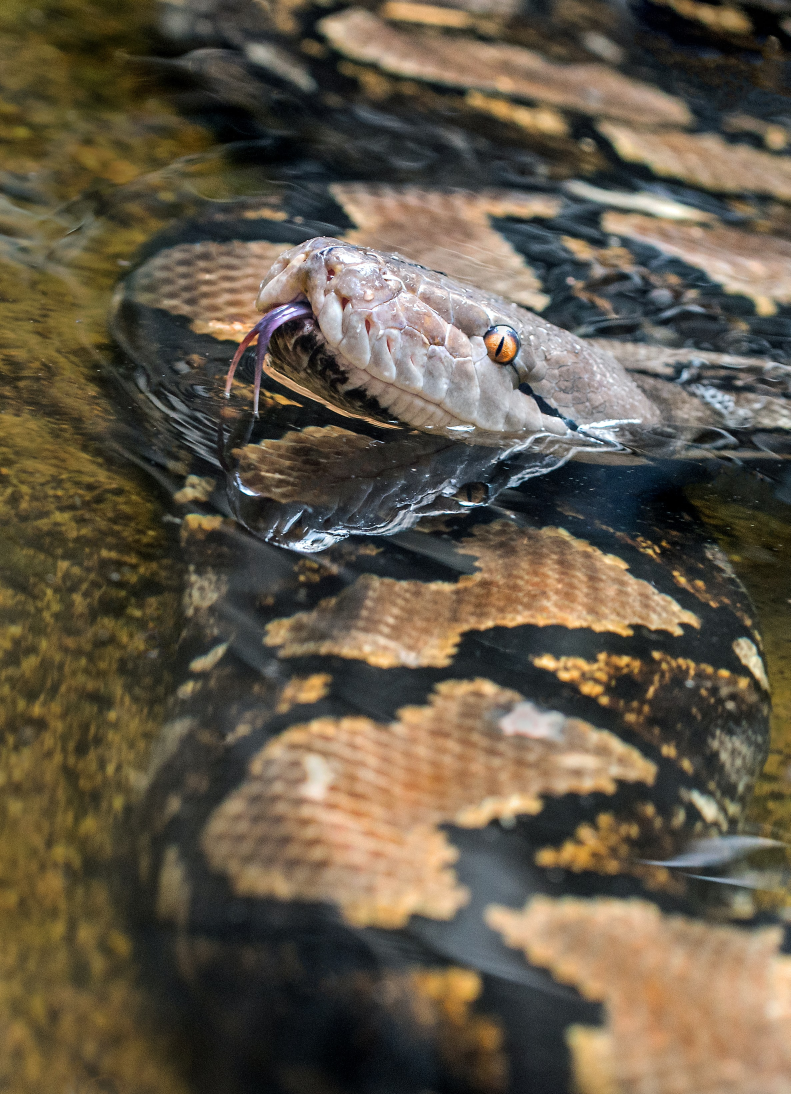
#> input picture introduction/python.jpg, 2371 x 3282 px (shown at 1/3 size)
$ python 8.2.py
#> lines starting #> are read from the running program, lines starting #| are printed output that depends on the picture
from PIL import Image


def resize_images(image_names, new_size=(200, 200)):

    for image_name in image_names:
        img = Image.open(image_name)
        img = img.resize(new_size)
        img.save("resized_"+image_name)


# images = ["giraffe.jpg", "python.jpg", "mice.jpg"]
# resize_images(images)

# Crop
python_img = Image.open("python.jpg")
#> python_img is the input picture: PIL image 2371x3282 RGB; mean R, G, B 98.5, 88.3, 71.8
# python_img.show()
python_img = python_img.crop((622, 630, 1991, 1661))
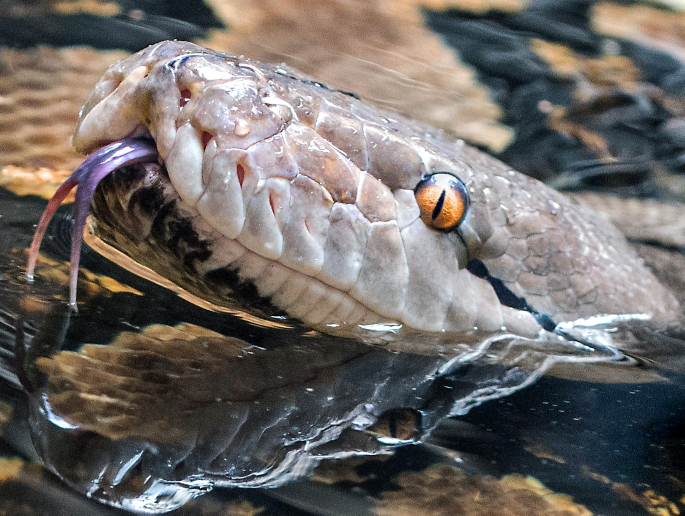
#> python_img: PIL image 1369x1031 RGB (shown at 1/2 size); mean R, G, B 110.1, 105.1, 102.1
# python_img = python_img.rotate(90)
python_img.show()
# python_img = python_img.save("cropped_"+python_img)

$ run again, with introduction/mice.jpg copied over introduction/python.jpg
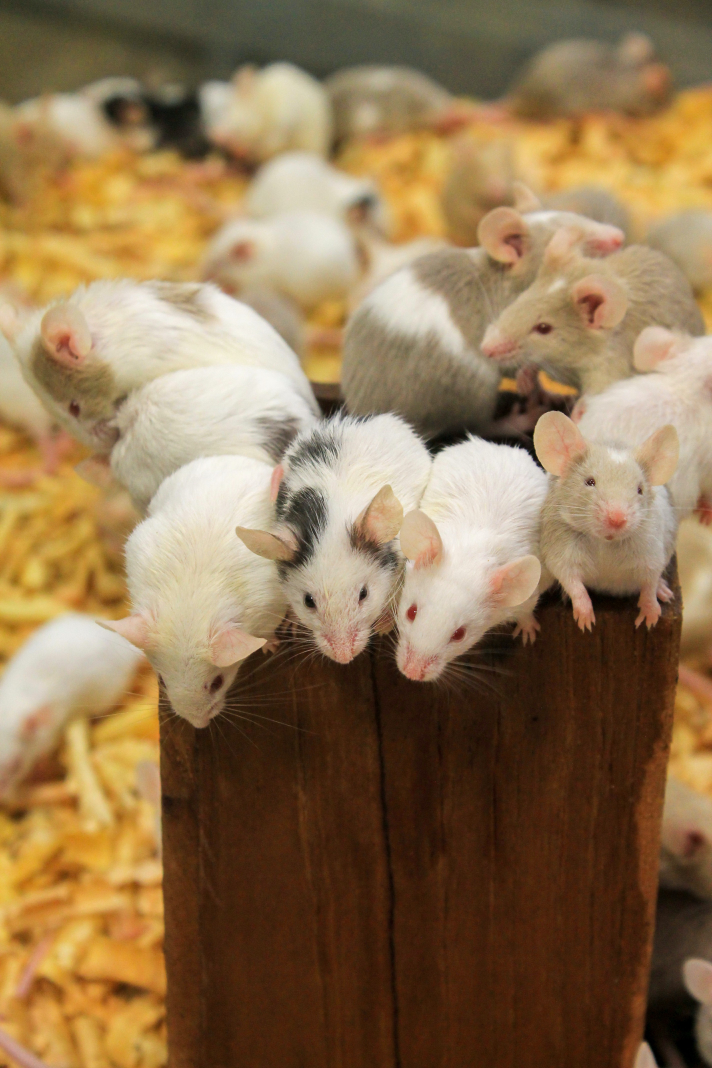
#> input picture introduction/mice.jpg, 2848 x 4272 px (shown at 1/4 size)
#> python_img is the input picture: PIL image 2848x4272 RGB; mean R, G, B 143.9, 116.5, 81.2
#> `python_img = python_img.crop((622, 630, 1991, 1661))`:
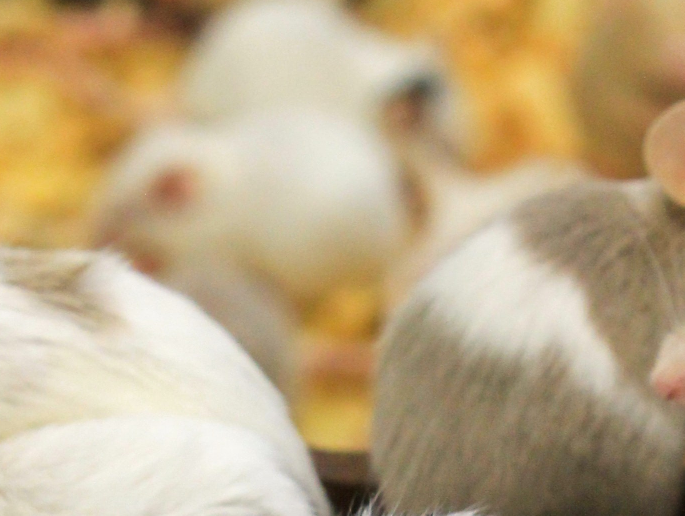
#> python_img: PIL image 1369x1031 RGB (shown at 1/2 size); mean R, G, B 190.7, 169.3, 132.5
